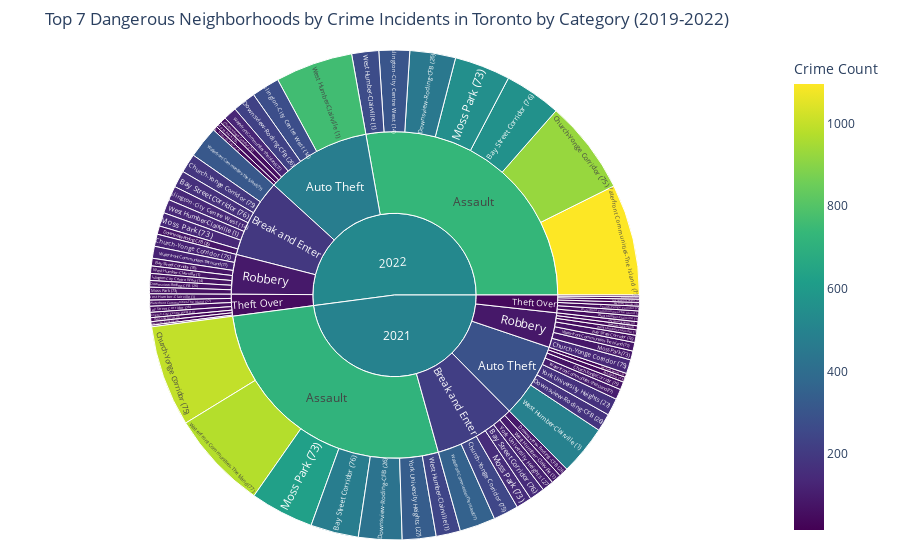

Notebook cell for this chart:
### Markdown cell above
# The sunburst plot that shows the top 7 most dangerous neighborhoods for every year (2021-2022) with all categories of crime. 


## The plot will display the crime count for each category in the top 7 dangerous neighborhoods.

### Code cell
import plotly.express as px
import pandas as pd

# Filter the data between 2021 and 2022
df = df[(df['REPORT_YEAR'] >= 2021) & (df['REPORT_YEAR'] <= 2022)]

# Group the data by year, neighborhood, and crime category, and count the incidents
year_neighborhood_crime_counts = df.groupby(['REPORT_YEAR', 'NEIGHBOURHOOD_140', 'MCI_CATEGORY']).size().reset_index(name='Crime_Count')

# Rename the columns
year_neighborhood_crime_counts.columns = ['Year', 'Neighborhood', 'Crime_Category', 'Crime_Count']

# Calculate the total crime count per neighborhood and year
year_neighborhood_total_crime_counts = year_neighborhood_crime_counts.groupby(['Year', 'Neighborhood'])['Crime_Count'].sum().reset_index()

# Find the top 7 dangerous neighborhoods for each year
top_neighborhoods = year_neighborhood_total_crime_counts.groupby('Year').apply(lambda x: x.nlargest(7, 'Crime_Count')).reset_index(drop=True)

# Filter the original crime counts to include only the top 7 dangerous neighborhoods for each year
filtered_year_neighborhood_crime_counts = year_neighborhood_crime_counts.merge(top_neighborhoods[['Year', 'Neighborhood']], on=['Year', 'Neighborhood'])

# Create a sunburst plot
fig = px.sunburst(filtered_year_neighborhood_crime_counts, 
                  path=['Year', 'Crime_Category', 'Neighborhood'], 
                  values='Crime_Count', 
                  color='Crime_Count',
                  color_continuous_scale='Viridis',
                  title='Top 7 Dangerous Neighborhoods by Crime Incidents in Toronto by Category (2019-2022)',
                  )

fig.update_layout(
    margin=dict(t=50, b=20, l=20, r=20),
    coloraxis_colorbar=dict(title="Crime Count"),
    font=dict(size=12),
)

# Save the plot as an HTML file
pio.write_html(fig, file='crime_counts_toronto.html')

fig.show()

### Figure 1 — Plotly figure (JSON) as saved in the notebook; plotly's stock layout.template omitted (floating-point values rounded to 4 significant figures)
{"data": [{"branchvalues": "total", "customdata": [[472], [561], [39], [44], [150], [166], [71], [75], [36], [59], [997], [926], [78], [60], [248], [188], [137], [120], [47], [39], [428], [450], [175], [228], [91], [82], [40], [65], [23], [34], [302], [276], [139], [69], [52], [626], [550], [50], [57], [154], [135], [88], [65], [17], [16], [974], [1096], [102], [130], [352], [314], [85], [118], [51], [60], [240], [266], [490], [762], [98], [136], [53], [73], [54], [61], [332], [170], [114], [40], [32], [714.8], [732.4], [290.0], [471.7], [217.5], [193.3], [87.14], [89.72], [41.78], [51.21], [495.8], [523.3]], "domain": {"x": [0, 1], "y": [0, 1]}, "hovertemplate": "labels=%{label}<br>Crime_Count_sum=%{value}<br>parent=%{parent}<br>id=%{id}<br>Crime_Count=%{color}<extra></extra>", "ids": ["2021/Assault/Bay Street Corridor (76)", "2022/Assault/Bay Street Corridor (76)", "2021/Auto Theft/Bay Street Corridor (76)", "2022/Auto Theft/Bay Street Corridor (76)", "2021/Break and Enter/Bay Street Corridor (76)", "2022/Break and Enter/Bay Street Corridor (76)", "2021/Robbery/Bay Street Corridor (76)", "2022/Robbery/Bay Street Corridor (76)", "2021/Theft Over/Bay Street Corridor (76)", "2022/Theft Over/Bay Street Corridor (76)", "2021/Assault/Church-Yonge Corridor (75)", "2022/Assault/Church-Yonge Corridor (75)", "2021/Auto Theft/Church-Yonge Corridor (75)", "2022/Auto Theft/Church-Yonge Corridor (75)", "2021/Break and Enter/Church-Yonge Corridor (75)", "2022/Break and Enter/Church-Yonge Corridor (75)", "2021/Robbery/Church-Yonge Corridor (75)", "2022/Robbery/Church-Yonge Corridor (75)", "2021/Theft Over/Church-Yonge Corridor (75)", "2022/Theft Over/Church-Yonge Corridor (75)", "2021/Assault/Downsview-Roding-CFB (26)", "2022/Assault/Downsview-Roding-CFB (26)", "2021/Auto Theft/Downsview-Roding-CFB (26)", "2022/Auto Theft/Downsview-Roding-CFB (26)", "2021/Break and Enter/Downsview-Roding-CFB (26)", "2022/Break and Enter/Downsview-Roding-CFB (26)", "2021/Robbery/Downsview-Roding-CFB (26)", "2022/Robbery/Downsview-Roding-CFB (26)", "2021/Theft Over/Downsview-Roding-CFB (26)", "2022/Theft Over/Downsview-Roding-CFB (26)", "2022/Assault/Islington-City Centre West (14)", "2022/Auto Theft/Islington-City Centre West (14)", "2022/Break and Enter/Islington-City Centre West (14)", "2022/Robbery/Islington-City Centre West (14)", "2022/Theft Over/Islington-City Centre West (14)", "2021/Assault/Moss Park (73)", "2022/Assault/Moss Park (73)", "2021/Auto Theft/Moss Park (73)", "2022/Auto Theft/Moss Park (73)", "2021/Break and Enter/Moss Park (73)", "2022/Break and Enter/Moss Park (73)", "2021/Robbery/Moss Park (73)", "2022/Robbery/Moss Park (73)", "2021/Theft Over/Moss Park (73)", "2022/Theft Over/Moss Park (73)", "2021/Assault/Waterfront Communities-The Island (77)", "2022/Assault/Waterfront Communities-The Island (77)", "2021/Auto Theft/Waterfront Communities-The Island (77)", "2022/Auto Theft/Waterfront Communities-The Island (77)", "2021/Break and Enter/Waterfront Communities-The Island (77)", "2022/Break and Enter/Waterfront Communities-The Island (77)", "2021/Robbery/Waterfront Communities-The Island (77)", "2022/Robbery/Waterfront Communities-The Island (77)", "2021/Theft Over/Waterfront Communities-The Island (77)", "2022/Theft Over/Waterfront Communities-The Island (77)", "2021/Assault/West Humber-Clairville (1)", "2022/Assault/West Humber-Clairville (1)", "2021/Auto Theft/West Humber-Clairville (1)", "2022/Auto Theft/West Humber-Clairville (1)", "2021/Break and Enter/West Humber-Clairville (1)", "2022/Break and Enter/West Humber-Clairville (1)", "2021/Robbery/West Humber-Clairville (1)", "2022/Robbery/West Humber-Clairville (1)", "2021/Theft Over/West Humber-Clairville (1)", "2022/Theft Over/West Humber-Clairville (1)", "2021/Assault/York University Heights (27)", "2021/Auto Theft/York University Heights (27)", "2021/Break and Enter/York University Heights (27)", "2021/Robbery/York University Heights (27)", "2021/Theft Over/York University Heights (27)", "2021/Assault", "2022/Assault", "2021/Auto Theft", "2022/Auto Theft", "2021/Break and Enter", "2022/Break and Enter", "2021/Robbery", "2022/Robbery", "2021/Theft Over", "2022/Theft Over", "2021", "2022"], "labels": ["Bay Street Corridor (76)", "Bay Street Corridor (76)", "Bay Street Corridor (76)", "Bay Street Corridor (76)", "Bay Street Corridor (76)", "Bay Street Corridor (76)", "Bay Street Corridor (76)", "Bay Street Corridor (76)", "Bay Street Corridor (76)", "Bay Street Corridor (76)", "Church-Yonge Corridor (75)", "Church-Yonge Corridor (75)", "Church-Yonge Corridor (75)", "Church-Yonge Corridor (75)", "Church-Yonge Corridor (75)", "Church-Yonge Corridor (75)", "Church-Yonge Corridor (75)", "Church-Yonge Corridor (75)", "Church-Yonge Corridor (75)", "Church-Yonge Corridor (75)", "Downsview-Roding-CFB (26)", "Downsview-Roding-CFB (26)", "Downsview-Roding-CFB (26)", "Downsview-Roding-CFB (26)", "Downsview-Roding-CFB (26)", "Downsview-Roding-CFB (26)", "Downsview-Roding-CFB (26)", "Downsview-Roding-CFB (26)", "Downsview-Roding-CFB (26)", "Downsview-Roding-CFB (26)", "Islington-City Centre West (14)", "Islington-City Centre West (14)", "Islington-City Centre West (14)", "Islington-City Centre West (14)", "Islington-City Centre West (14)", "Moss Park (73)", "Moss Park (73)", "Moss Park (73)", "Moss Park (73)", "Moss Park (73)", "Moss Park (73)", "Moss Park (73)", "Moss Park (73)", "Moss Park (73)", "Moss Park (73)", "Waterfront Communities-The Island (77)", "Waterfront Communities-The Island (77)", "Waterfront Communities-The Island (77)", "Waterfront Communities-The Island (77)", "Waterfront Communities-The Island (77)", "Waterfront Communities-The Island (77)", "Waterfront Communities-The Island (77)", "Waterfront Communities-The Island (77)", "Waterfront Communities-The Island (77)", "Waterfront Communities-The Island (77)", "West Humber-Clairville (1)", "West Humber-Clairville (1)", "West Humber-Clairville (1)", "West Humber-Clairville (1)", "West Humber-Clairville (1)", "West Humber-Clairville (1)", "West Humber-Clairville (1)", "West Humber-Clairville (1)", "West Humber-Clairville (1)", "West Humber-Clairville (1)", "York University Heights (27)", "York University Heights (27)", "York University Heights (27)", "York University Heights (27)", "York University Heights (27)", "Assault", "Assault", "Auto Theft", "Auto Theft", "Break and Enter", "Break and Enter", "Robbery", "Robbery", "Theft Over", "Theft Over", "2021", "2022"], "marker": {"coloraxis": "coloraxis", "colors": [472, 561, 39, 44, 150, 166, 71, 75, 36, 59, 997, 926, 78, 60, 248, 188, 137, 120, 47, 39, 428, 450, 175, 228, 91, 82, 40, 65, 23, 34, 302, 276, 139, 69, 52, 626, 550, 50, 57, 154, 135, 88, 65, 17, 16, 974, 1096, 102, 130, 352, 314, 85, 118, 51, 60, 240, 266, 490, 762, 98, 136, 53, 73, 54, 61, 332, 170, 114, 40, 32, 714.8, 732.4, 290.0, 471.7, 217.5, 193.3, 87.14, 89.72, 41.78, 51.21, 495.8, 523.3]}, "name": "", "parents": ["2021/Assault", "2022/Assault", "2021/Auto Theft", "2022/Auto Theft", "2021/Break and Enter", "2022/Break and Enter", "2021/Robbery", "2022/Robbery", "2021/Theft Over", "2022/Theft Over", "2021/Assault", "2022/Assault", "2021/Auto Theft", "2022/Auto Theft", "2021/Break and Enter", "2022/Break and Enter", "2021/Robbery", "2022/Robbery", "2021/Theft Over", "2022/Theft Over", "2021/Assault", "2022/Assault", "2021/Auto Theft", "2022/Auto Theft", "2021/Break and Enter", "2022/Break and Enter", "2021/Robbery", "2022/Robbery", "2021/Theft Over", "2022/Theft Over", "2022/Assault", "2022/Auto Theft", "2022/Break and Enter", "2022/Robbery", "2022/Theft Over", "2021/Assault", "2022/Assault", "2021/Auto Theft", "2022/Auto Theft", "2021/Break and Enter", "2022/Break and Enter", "2021/Robbery", "2022/Robbery", "2021/Theft Over", "2022/Theft Over", "2021/Assault", "2022/Assault", "2021/Auto Theft", "2022/Auto Theft", "2021/Break and Enter", "2022/Break and Enter", "2021/Robbery", "2022/Robbery", "2021/Theft Over", "2022/Theft Over", "2021/Assault", "2022/Assault", "2021/Auto Theft", "2022/Auto Theft", "2021/Break and Enter", "2022/Break and Enter", "2021/Robbery", "2022/Robbery", "2021/Theft Over", "2022/Theft Over", "2021/Assault", "2021/Auto Theft", "2021/Break and Enter", "2021/Robbery", "2021/Theft Over", "2021", "2022", "2021", "2022", "2021", "2022", "2021", "2022", "2021", "2022", "", ""], "type": "sunburst", "values": [472, 561, 39, 44, 150, 166, 71, 75, 36, 59, 997, 926, 78, 60, 248, 188, 137, 120, 47, 39, 428, 450, 175, 228, 91, 82, 40, 65, 23, 34, 302, 276, 139, 69, 52, 626, 550, 50, 57, 154, 135, 88, 65, 17, 16, 974, 1096, 102, 130, 352, 314, 85, 118, 51, 60, 240, 266, 490, 762, 98, 136, 53, 73, 54, 61, 332, 170, 114, 40, 32, 4069, 4151, 1104, 1557, 1207, 1160, 514, 585, 260, 321, 7154, 7774]}], "layout": {"coloraxis": {"colorbar": {"title": {"text": "Crime Count"}}, "colorscale": [[0, "#440154"], [0.1111, "#482878"], [0.2222, "#3e4989"], [0.3333, "#31688e"], [0.4444, "#26828e"], [0.5556, "#1f9e89"], [0.6667, "#35b779"], [0.7778, "#6ece58"], [0.8889, "#b5de2b"], [1, "#fde725"]]}, "font": {"size": 12}, "legend": {"tracegroupgap": 0}, "margin": {"b": 20, "l": 20, "r": 20, "t": 50}, "title": {"text": "Top 7 Dangerous Neighborhoods by Crime Incidents in Toronto by Category (2019-2022)"}}}
